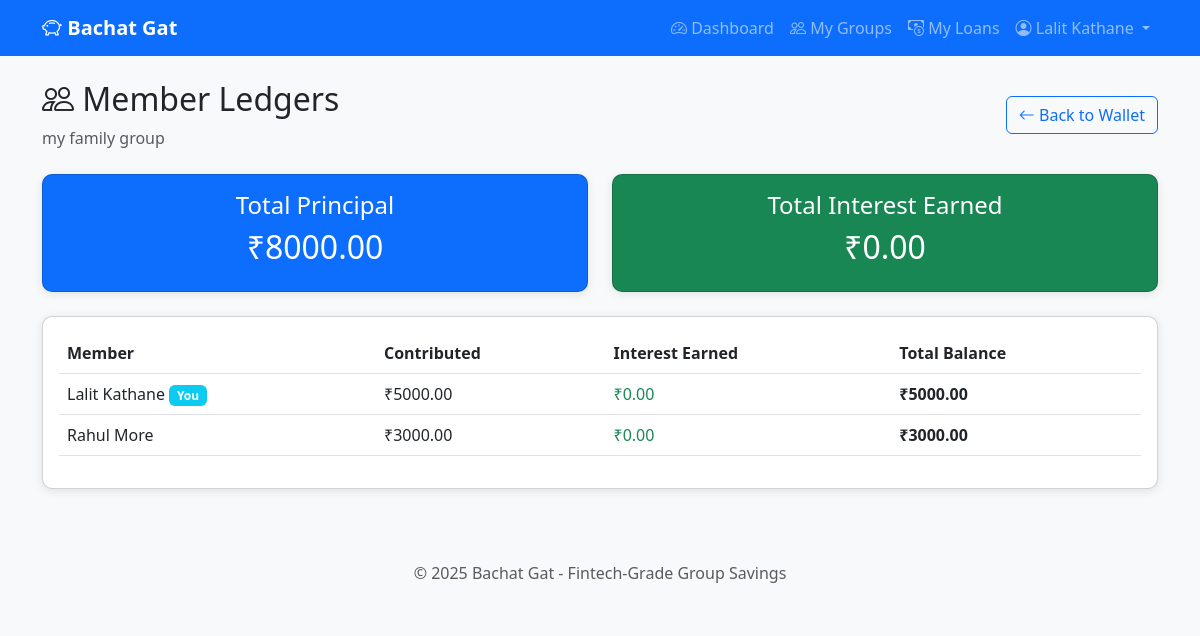
The page /groups/1/wallet/ledgers (signed in) on the database its author committed.
### app/models.py (models this page shows, shortened)
class User(UserMixin, db.Model):
    __tablename__ = 'users'
    id = db.Column(db.Integer, primary_key=True)
    name = db.Column(db.String(100), nullable=False)
    email = db.Column(db.String(120), unique=True, nullable=False)
    password_hash = db.Column(db.String(256), nullable=False)
    phone = db.Column(db.String(20), nullable=True)
    created_at = db.Column(db.DateTime, default=datetime.utcnow)
    updated_at = db.Column(db.DateTime, default=datetime.utcnow, onupdate=datetime.utcnow)
    groups_created = db.relationship('Group', backref='creator', lazy='dynamic')
    memberships = db.relationship('GroupMember', backref='user', lazy='dynamic',
                                  foreign_keys='GroupMember.user_id')
    loan_requests = db.relationship('LoanRequest', backref='requester', lazy='dynamic',
                                    foreign_keys='LoanRequest.requested_by')
    approvals = db.relationship('LoanApproval', backref='approver', lazy='dynamic')
    contributions = db.relationship('MemberContribution', backref='contributor', lazy='dynamic')
    repayments = db.relationship('LoanRepayment', backref='payer', lazy='dynamic',
                                 foreign_keys='LoanRepayment.paid_by')
    member_ledgers = db.relationship('MemberLedger', backref='member', lazy='dynamic')

class Group(db.Model):
    __tablename__ = 'groups'
    id = db.Column(db.Integer, primary_key=True)
    name = db.Column(db.String(100), nullable=False)
    description = db.Column(db.String(500))
    created_by = db.Column(db.Integer, db.ForeignKey('users.id'), nullable=False)
    default_interest_rate = db.Column(db.Float, default=12.0)  # Annual %
    default_loan_duration_months = db.Column(db.Integer, default=12)
    default_repayment_type = db.Column(db.String(20), default='emi')
    is_active = db.Column(db.Boolean, default=True)
    created_at = db.Column(db.DateTime, default=datetime.utcnow)
    updated_at = db.Column(db.DateTime, default=datetime.utcnow, onupdate=datetime.utcnow)
    members = db.relationship('GroupMember', backref='group', lazy='dynamic',
                              cascade='all, delete-orphan')
    loan_requests = db.relationship('LoanRequest', backref='group', lazy='dynamic',
                                    cascade='all, delete-orphan')
    wallet = db.relationship('GroupWallet', backref='group', uselist=False,
                             cascade='all, delete-orphan')

class MemberLedger(db.Model):
    __tablename__ = 'member_ledgers'
    id = db.Column(db.Integer, primary_key=True)
    wallet_id = db.Column(db.Integer, db.ForeignKey('group_wallets.id'), nullable=False)
    user_id = db.Column(db.Integer, db.ForeignKey('users.id'), nullable=False)
    principal_contributed = db.Column(db.Float, default=0.0, nullable=False)
    interest_earned = db.Column(db.Float, default=0.0, nullable=False)
    total_balance = db.Column(db.Float, default=0.0, nullable=False)  # principal + interest
    last_contribution_at = db.Column(db.DateTime, nullable=True)
    last_interest_credit_at = db.Column(db.DateTime, nullable=True)
    created_at = db.Column(db.DateTime, default=datetime.utcnow)
    updated_at = db.Column(db.DateTime, default=datetime.utcnow, onupdate=datetime.utcnow)
    __table_args__ = (
        db.UniqueConstraint('wallet_id', 'user_id', name='unique_member_ledger'),
    )

### app/routes/wallet.py (the view)
@wallet_bp.route('/groups/<int:group_id>/wallet/ledgers')
@login_required
def member_ledgers(group_id):
    group = Group.query.get_or_404(group_id)
    if not is_group_member(current_user.id, group_id):
        flash('You are not a member of this group!', 'danger')
        return redirect(url_for('groups.list_groups'))
    wallet = group.wallet
    if not wallet:
        flash('This group does not have a wallet!', 'danger')
        return redirect(url_for('groups.view_group', group_id=group_id))
    ledgers = MemberLedger.query.filter_by(wallet_id=wallet.id).all()
    total_principal = sum(l.principal_contributed for l in ledgers)
    total_interest = sum(l.interest_earned for l in ledgers)
    return render_template(
        'wallet/ledgers.html',
        group=group,
        wallet=wallet,
        ledgers=ledgers,
        total_principal=total_principal,
        total_interest=total_interest
    )

### app/__init__.py (called while the page is built)
def create_app():
    app = Flask(__name__)
    app.config.from_object(Config)
    db.init_app(app)
    login_manager.init_app(app)
    from app.models import User
    @login_manager.user_loader
    def load_user(user_id):
        return User.query.get(int(user_id))
    from app.routes.auth import auth_bp
    from app.routes.groups import groups_bp
    from app.routes.loans import loans_bp
    from app.routes.wallet import wallet_bp
    from app.routes.admin import admin_bp  # NEW
    app.register_blueprint(auth_bp)
    app.register_blueprint(groups_bp)
    app.register_blueprint(loans_bp)
    app.register_blueprint(wallet_bp)
    app.register_blueprint(admin_bp)  # NEW
    with app.app_context():
        db.create_all()
        print("✅ Database tables created!")
    return app

### app/services/authorization_service.py (called while the page is built)
def is_group_member(user_id, group_id):
    membership = GroupMember.query.filter_by(
        user_id=user_id,
        group_id=group_id,
        is_active=True
    ).first()
    return membership is not None

### app/templates/wallet/ledgers.html (shortened to what this page needs)
{% extends 'base.html' %}
{% block content %}
<div class="d-flex justify-content-between align-items-center mb-4">
    <div>
        <h2><i class="bi bi-people"></i> Member Ledgers</h2>
        <p class="text-muted mb-0">{{ group.name }}</p>
    </div>
    <a href="{{ url_for('wallet.view_wallet', group_id=group.id) }}" class="btn btn-outline-primary">
        <i class="bi bi-arrow-left"></i> Back to Wallet
    </a>
</div>
<div class="row mb-4">
    <div class="col-md-6">
        <div class="card bg-primary text-white">
            <div class="card-body text-center">
                <h4>Total Principal</h4>
                <h2>₹{{ "%.2f"|format(total_principal) }}</h2>
            </div>
        </div>
    </div>
    <div class="col-md-6">
        <div class="card bg-success text-white">
            <div class="card-body text-center">
                <h4>Total Interest Earned</h4>
                <h2>₹{{ "%.2f"|format(total_interest) }}</h2>
            </div>
        </div>
    </div>
</div>
{% if ledgers %}
<div class="card">
    <div class="card-body">
        <div class="table-responsive">
            <table class="table table-hover">
                <thead>
                    <tr>
                        <th>Member</th>
                        <th>Contributed</th>
                        <th>Interest Earned</th>
                        <th>Total Balance</th>
                    </tr>
                </thead>
                <tbody>
                    {% for ledger in ledgers %}
                    <tr>
                        <td>
                            {{ ledger.member.name }}
                            {% if ledger.member.id == current_user.id %}
                            <span class="badge bg-info">You</span>
                            {% endif %}
                        </td>
                        <td>₹{{ "%.2f"|format(ledger.principal_contributed) }}</td>
                        <td class="text-success">₹{{ "%.2f"|format(ledger.interest_earned) }}</td>
                        <td><strong>₹{{ "%.2f"|format(ledger.total_balance) }}</strong></td>
                    </tr>
                    {% endfor %}
                </tbody>
            </table>
        </div>
    </div>
</div>
{% else %}
<div class="text-center py-5">
    <i class="bi bi-people text-muted" style="font-size: 4rem;"></i>
    <h4 class="mt-3 text-muted">No contributions yet</h4>
</div>
{% endif %}
{% endblock %}

### app/templates/base.html (shortened to what this page needs)
<!DOCTYPE html>
<html lang="en">
<head>
    <link href="https://cdn.jsdelivr.net/npm/bootstrap@5.3.0/dist/css/bootstrap.min.css" rel="stylesheet">
    <link href="https://cdn.jsdelivr.net/npm/bootstrap-icons@1.10.0/font/bootstrap-icons.css" rel="stylesheet">
</head>
<body>
    <nav class="navbar navbar-expand-lg navbar-dark bg-primary">
        <div class="container">
            <a class="navbar-brand" href="{{ url_for('auth.home') }}">
                <i class="bi bi-piggy-bank"></i> Bachat Gat
            </a>
            <div class="collapse navbar-collapse" id="navbarNav">
                <ul class="navbar-nav ms-auto">
                    {% if current_user.is_authenticated %}
                        <li class="nav-item">
                            <a class="nav-link" href="{{ url_for('auth.dashboard') }}">
                                <i class="bi bi-speedometer2"></i> Dashboard
                            </a>
                        </li>
                        <li class="nav-item">
                            <a class="nav-link" href="{{ url_for('groups.list_groups') }}">
                                <i class="bi bi-people"></i> My Groups
                            </a>
                        </li>
                        <li class="nav-item position-relative">
                            <a class="nav-link" href="{{ url_for('loans.my_loans') }}">
                                <i class="bi bi-cash-coin"></i> My Loans
                            </a>
                        </li>
                        <li class="nav-item dropdown">
                            <a class="nav-link dropdown-toggle" href="#" id="userDropdown"
                               role="button" data-bs-toggle="dropdown">
                                <i class="bi bi-person-circle"></i> {{ current_user.name }}
                            </a>
                        </li>
                    {% endif %}
                </ul>
            </div>
        </div>
    </nav>
    <main class="container mt-4 mb-5">
        {% block content %}{% endblock %}
    </main>
    <footer class="text-center py-4 mt-5 bg-light">
        <p class="text-muted mb-0">&copy; 2025 Bachat Gat - Fintech-Grade Group Savings</p>
    </footer>
</body>
</html>

### app/templates/base.html (style rules this page uses)
body { background-color: #f8f9fa; }
.navbar-brand { font-weight: bold; }
.card { box-shadow: 0 2px 10px rgba(0,0,0,0.1); border-radius: 10px; }

### rows shown on the page
User: name "Lalit Kathane"
Group: name "my family group"
MemberLedger: member.name "Lalit Kathane", shows "You", principal_contributed "5000.00", interest_earned "0.00", total_balance "5000.00"
MemberLedger: member.name "Rahul More", principal_contributed "3000.00", interest_earned "0.00", total_balance "3000.00"

### other values the page prints
{{ "%.2f"|format(total_principal) }} "8000.00"
{{ "%.2f"|format(total_interest) }} "0.00"
